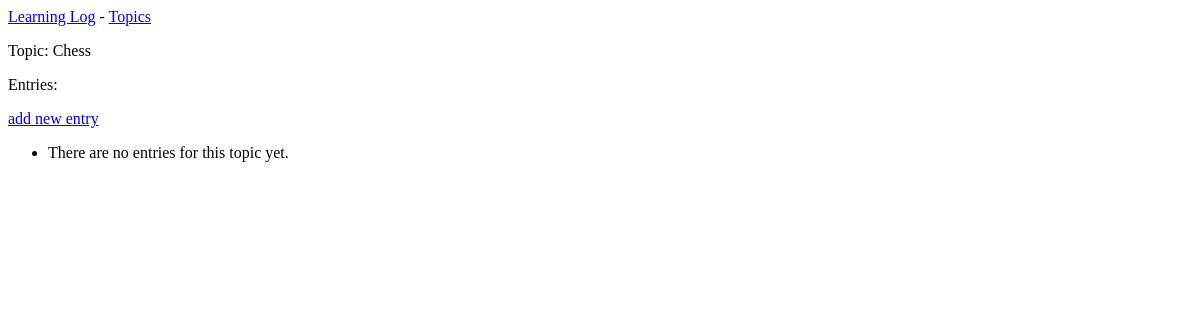
The page /topics/1/ on the database as committed earlier.
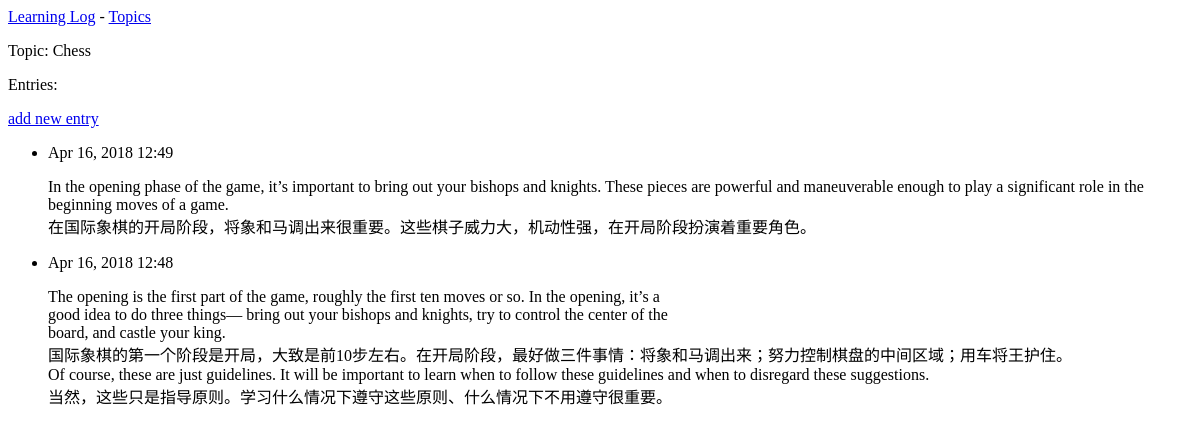
The same page on the database as committed later.
### learning_logs/models.py (models this page shows, shortened)
class Topic(models.Model):
    text = models.CharField(max_length=200)  # charfield必须告知django该在数据库中预留多少空间
    date_added = models.DateTimeField(auto_now_add=True)  # 自动设置成当前日期和时间;见官网: ... ref/models/fields/
    def __unicode__(self):  # Py 3.X用__str__()
        if len(self.text) > 50:
            return self.text + ' >w<'
        else:
            return self.text

class Entry(models.Model):  # 同Topic一样,继承Django基类Model
    topic = models.ForeignKey(Topic)  # 第一个属性topic是一个ForeignKey实例
    text = models.TextField()  # text属性是TextField实例。这种字段不需要长度限制
    date_added = models.DateTimeField(auto_now_add=True)  # 这个属性让我们能够按创建顺序呈现条目，并在每个条目旁边放置时间戳
    class Meta:  # 在类中嵌套了Meta类。Meta存储用于管理模型的额外信息,在这里它让我们能够设置一个特殊属性,让Django在需要时使用Entries来表示多个条目。如果没有这个类,Django将使用Entrys来表示多个条目。
        verbose_name_plural = 'entries'

### learning_logs/views.py (the view)
# urls.py: url(r'^topics/(?P<topic_id>\d+)/$', views.topic, name='topic'),  # "?P<topic_id>"将匹配的值存储到topic_id中;发现URL与这个模式匹配时，Django将调用视图函数topic(),并将存储在topic_id中的值作为实参传递给它
def topic(request, topic_id):
    topic = Topic.objects.get(id=topic_id)
    entries = topic.entry_set.order_by('-date_added')  #  date_added 前面的减号指定按降序排列,即先显示最近的条目
    context = {'topic': topic, 'entries': entries}
    return render(request, 'learning_logs/topic.html', context)

### learning_logs/templates/learning_logs/topic.html
{% extends 'learning_logs/base.html' %}
{% block content %}
  <p>Topic: {{ topic }}<p>
  <p>Entries:</p>
  <p>
    <a href="{% url 'learning_logs:new_entry' topic.id %}">add new entry</a>
  </p>
  <ul>
    {% for entry in entries %}
    <li>
      <p>{{ entry.date_added|date:'M d, Y H:i' }}</p>
      <p>{{ entry.text|linebreaks }}</p>
    </li>
    {% empty %}
    <li>
      There are no entries for this topic yet.
    </li>
  {% endfor %}
  </ul>
{% endblock content %}

### learning_logs/templates/learning_logs/base.html
<p>
  <a href="{% url 'learning_logs:index' %}">Learning Log</a> -
  <a href="{% url 'learning_logs:topics' %}">Topics</a>
</p>
  {% block content %}{% endblock content %}

Rows that differ between the two databases and show on the page:
added Entry: date_added "Apr 16, 2018 12:49", text "In the opening phase of the game, it’s important to bring out your bishops and knights. These pieces are powerful and maneuverable enough to play a significant role in the beginning moves of a game. 在国际象棋的开局阶段，将象和马调出来很重要。这些棋子威力大，机动性强，在开局阶段扮演着重要角色。"
added Entry: date_added "Apr 16, 2018 12:48", text "The opening is the first part of the game, roughly the first ten moves or so. In the opening, it’s a good idea to do three things— bring out your bishops and knights, try to control the center of the board, and castle your king. 国际象棋的第一个阶段是开局，大致是前10步左右。在开局阶段，最好做三件事情：将象和马调出来；努力控制棋盘的中间区域；用车将王护住。 Of course, these are just guidelines. It will be important to learn when to follow these guidelines and when to disregard these suggestions. 当然，这些只是指导原则。学习什么情况下遵守这些原则、什么情况下不用遵守很重要。"
Other text that changed with them:
text no longer shown: "There are no entries for this topic yet."
